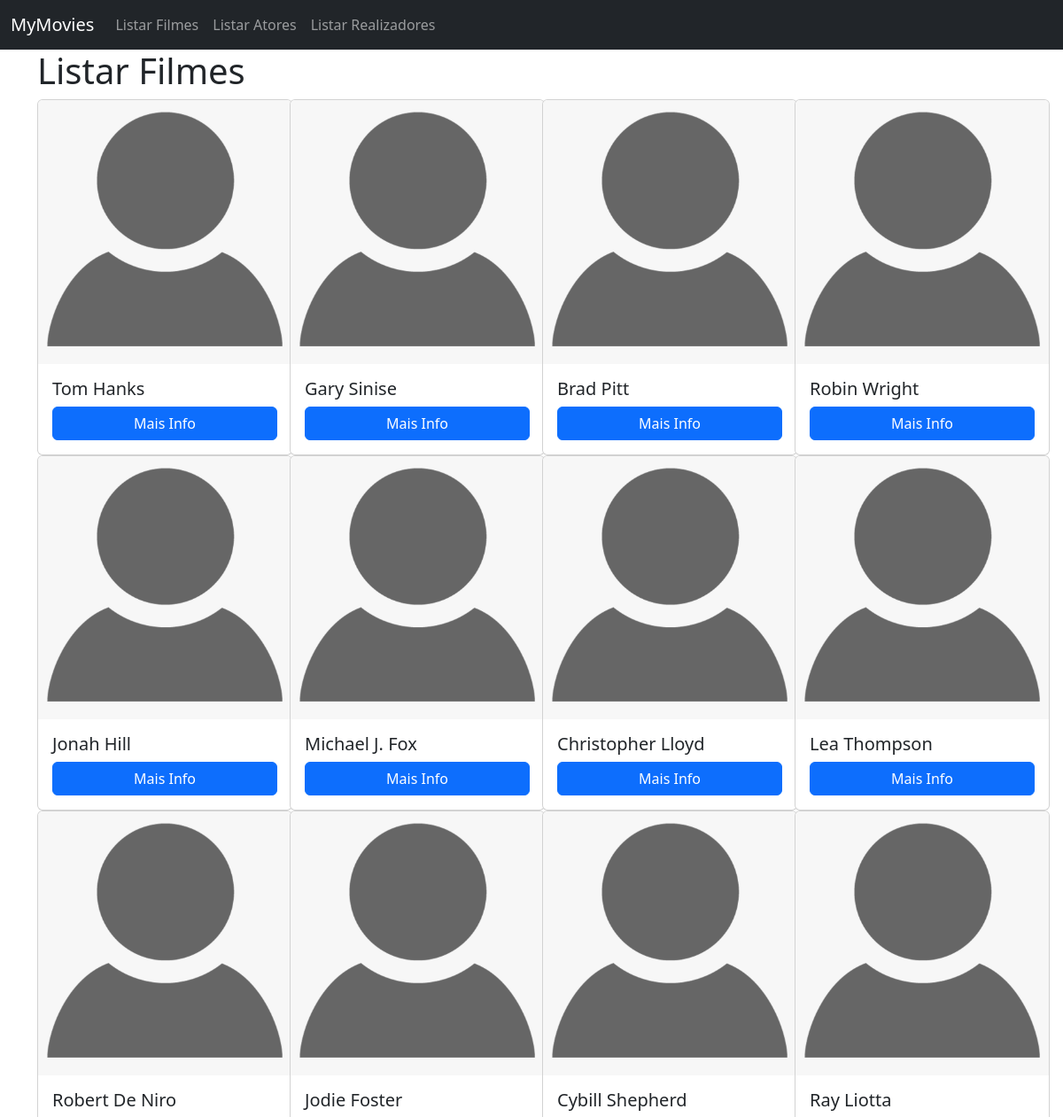
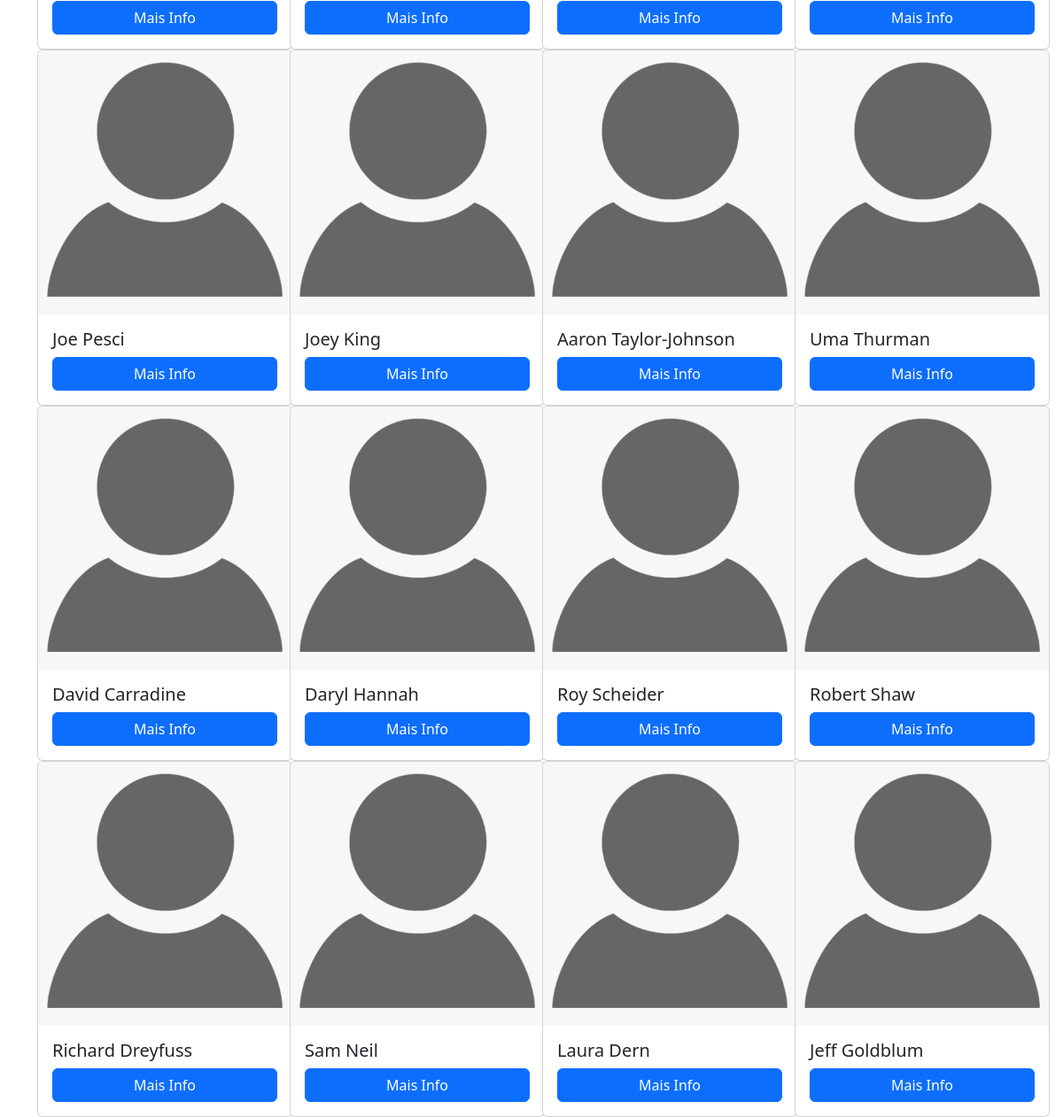
/atores, run on the app's committed database (2 pictures, top to bottom).
### tables this page shows
CREATE TABLE actor (
    id BIGINT UNSIGNED NOT NULL AUTO_INCREMENT,
    name VARCHAR(255) NOT NULL,
    PRIMARY KEY (id)
);

### controllers/actors/actors.list.php (called while the page is built, shortened)
<?php
$connection = Connection::make();
$queryBuilder = new QueryBuilder($connection);
$actors = $queryBuilder->getAll('actor', 'App\Model\Movie');
require 'views/actors/actors.list.php';

### routes.php (called while the page is built, shortened)
<?php
$router->get('', function () {
    require 'controllers/menu.php';
});
$router->get('filmes', function () {
    require 'controllers/movies/movies.list.php';
});
$router->get('filmes/(\d+)', function ($id) {
    require "controllers/movies/movies.show.php";
});
$router->post('filmes', function () {
    require 'controllers/movies/movies.add.php';
});
$router->get('atores', function () {
    require 'controllers/actors/actors.list.php';
});

### index.php (called while the page is built, shortened)
<?php
$router = Router::setFromFile('routes.php');
preg_match('/^([^:\/]+[s]?):\/\/([^\/]*)\/(.*)$/', Config::APPURL, $matches);
if (!isset($matches[3])) {
    $realURI = trim($_SERVER['REQUEST_URI'], '/');
} else {
    $baseConfigURL = $matches[3];
    $realURI = substr(trim($_SERVER['REQUEST_URI'], '/'), strlen($baseConfigURL) + 1);
}
try {
    $router->direct(
        $realURI,
        isset($_POST['_method']) ? $_POST['_method'] : $_SERVER['REQUEST_METHOD']
    );
} catch (Exception $e) {
    header('HTTP/1.1 404 Not Found', true, 404);
    echo "404 Not Found";
}
function route($uri)
{
    return Config::APPURL . '/' . $uri;
}

### src/Database/QueryBuilder.php (called while the page is built, shortened)
<?php
class QueryBuilder
{
    public function __construct(PDO $pdo)
    {
        $this->pdo = $pdo;
    }
    public function getAll($table, $class = "StdClass")
    {
        $stmt = $this->pdo->prepare("SELECT * FROM $table");
        $stmt->execute();
        return $stmt->fetchAll(PDO::FETCH_CLASS, $class);
    }
}

### views/actors/actors.list.php (the view, shortened to what this page needs)
<!DOCTYPE html>
<html lang="en">
<head>
    <link href="https://cdn.jsdelivr.net/npm/bootstrap@5.2.2/dist/css/bootstrap.min.css" rel="stylesheet">
</head>
<body>
    <?php require 'views/navbar.php'; ?>
    <div class="container">
        <div class="row">
            <h1>Listar Filmes</h1>
            <?php if (isset($actors)) : ?>
                <?php foreach ($actors as $actor) : ?>
                    <div class="col-3">
                        <div class="card" style="width: 18rem;">
                            <img src="covers/<?= $actor->id ?>" class="card-img-top" onerror="this.src='logo/no-avatar.png'">
                            <div class="card-body">
                                <h5 class="card-title"><?= $actor->name ?></h5>
                                <div class="d-grid gap-2">
                                    <a href="<?php echo route('atores/' . $actor->id); ?>" class="btn btn-primary">Mais Info</a>
                                </div>
                            </div>
                        </div>
                    </div>
                <?php endforeach; ?>
            <?php endif ?>
        </div>
    </div>
</body>
</html>

### src/Router.php (shortened to what this page needs)
<?php
class Router
{
    protected $routes = [];
    public function get($uri, $callback)
    {
        $this->routes['GET'][$uri] = $callback;
    }
    public function post($uri, $callback)
    {
        $this->routes['POST'][$uri] = $callback;
    }
    public function delete($uri, $callback)
    {
        $this->routes['DELETE'][$uri] = $callback;
    }
    public function patch($uri, $callback)
    {
        $this->routes['PATCH'][$uri] = $callback;
    }
    public function direct($uri, $method)
    {
        if (!empty($this->routes[$method])) {
            foreach ($this->routes[$method] as $route => $callback) {
                $route = '/^' . str_replace('/', '\/', $route) . '$/';
                if (preg_match($route, $uri, $params)) {
                    array_shift($params);
                    return call_user_func_array($callback, array_values($params));
                }
            }
        }
        throw new Exception('No route found');
    }
}

### data on the page
actor: name "Tom Hanks"
actor: name "Gary Sinise"
actor: name "Brad Pitt"
actor: name "Robin Wright"
actor: name "Jonah Hill"
actor: name "Michael J. Fox"
actor: name "Christopher Lloyd"
actor: name "Lea Thompson"
actor: name "Robert De Niro"
actor: name "Jodie Foster"
actor: name "Cybill Shepherd"
actor: name "Ray Liotta"
actor: name "Joe Pesci"
actor: name "Joey King"
actor: name "Aaron Taylor-Johnson"
actor: name "Uma Thurman"
actor: name "David Carradine"
actor: name "Daryl Hannah"
actor: name "Roy Scheider"
actor: name "Robert Shaw"
actor: name "Richard Dreyfuss"
actor: name "Sam Neil"
actor: name "Laura Dern"
actor: name "Jeff Goldblum"
